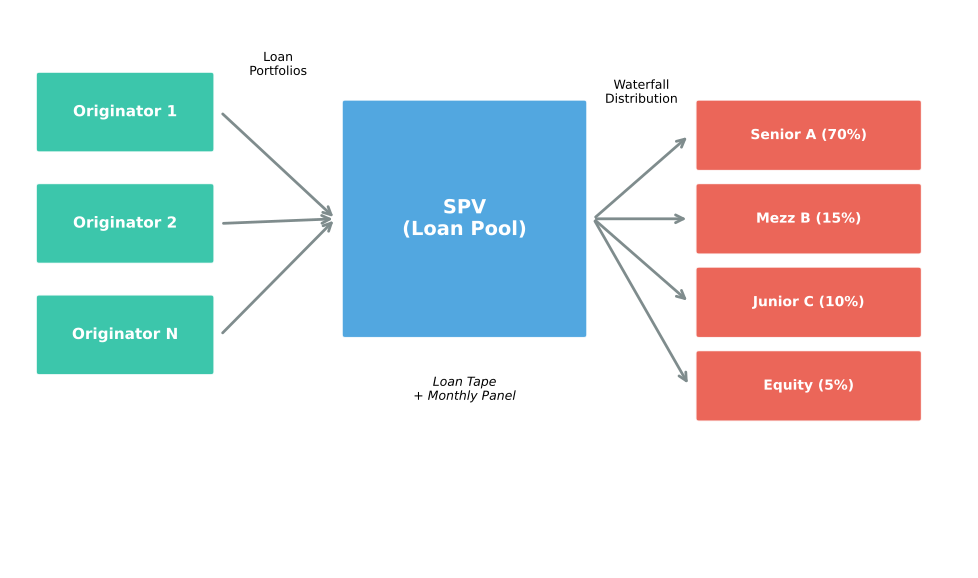

The Python source for this figure:
"""SPV Data Flow Diagram"""
import matplotlib.pyplot as plt
import matplotlib.patches as mpatches
from pathlib import Path

plt.rcParams.update({
    'font.size': 14, 'axes.labelsize': 14, 'axes.titlesize': 16,
    'xtick.labelsize': 13, 'ytick.labelsize': 13, 'legend.fontsize': 13,
    'figure.figsize': (10, 6), 'figure.dpi': 150
})

fig, ax = plt.subplots(figsize=(10, 6))
ax.set_xlim(0, 10)
ax.set_ylim(0, 6)
ax.axis('off')

# Colors
C1 = '#1abc9c'  # Origination
C2 = '#3498db'  # SPV
C3 = '#e74c3c'  # Tranches
C4 = '#f39c12'  # Investors

def draw_box(ax, x, y, w, h, text, color, fontsize=11):
    rect = mpatches.FancyBboxPatch(
        (x, y), w, h, boxstyle="round,pad=0.03",
        facecolor=color, edgecolor='white', alpha=0.85
    )
    ax.add_patch(rect)
    ax.text(x + w/2, y + h/2, text, ha='center', va='center',
            fontsize=fontsize, color='white', fontweight='bold')

# Originators
draw_box(ax, 0.3, 4.5, 1.8, 0.8, 'Originator 1', C1)
draw_box(ax, 0.3, 3.3, 1.8, 0.8, 'Originator 2', C1)
draw_box(ax, 0.3, 2.1, 1.8, 0.8, 'Originator N', C1)

# SPV
draw_box(ax, 3.5, 2.5, 2.5, 2.5, 'SPV\n(Loan Pool)', C2, fontsize=14)

# Tranches
draw_box(ax, 7.2, 4.3, 2.3, 0.7, 'Senior A (70%)', C3, fontsize=10)
draw_box(ax, 7.2, 3.4, 2.3, 0.7, 'Mezz B (15%)', C3, fontsize=10)
draw_box(ax, 7.2, 2.5, 2.3, 0.7, 'Junior C (10%)', C3, fontsize=10)
draw_box(ax, 7.2, 1.6, 2.3, 0.7, 'Equity (5%)', C3, fontsize=10)

# Arrows
arrow_style = dict(arrowstyle='->', color='#7f8c8d', lw=2)
ax.annotate('', xy=(3.4, 3.75), xytext=(2.2, 4.9), arrowprops=arrow_style)
ax.annotate('', xy=(3.4, 3.75), xytext=(2.2, 3.7), arrowprops=arrow_style)
ax.annotate('', xy=(3.4, 3.75), xytext=(2.2, 2.5), arrowprops=arrow_style)

ax.annotate('', xy=(7.1, 4.65), xytext=(6.1, 3.75), arrowprops=arrow_style)
ax.annotate('', xy=(7.1, 3.75), xytext=(6.1, 3.75), arrowprops=arrow_style)
ax.annotate('', xy=(7.1, 2.85), xytext=(6.1, 3.75), arrowprops=arrow_style)
ax.annotate('', xy=(7.1, 1.95), xytext=(6.1, 3.75), arrowprops=arrow_style)

# Labels
ax.text(2.8, 5.3, 'Loan\nPortfolios', fontsize=9, ha='center')
ax.text(6.6, 5.0, 'Waterfall\nDistribution', fontsize=9, ha='center')

# Data labels
ax.text(4.75, 1.8, 'Loan Tape\n+ Monthly Panel', fontsize=9, ha='center', style='italic')

plt.tight_layout()
plt.savefig(Path(__file__).parent / 'chart.pdf', dpi=300, bbox_inches='tight',
            facecolor='white', edgecolor='none')
plt.close()
print("Saved: 02_data_flow/chart.pdf")
